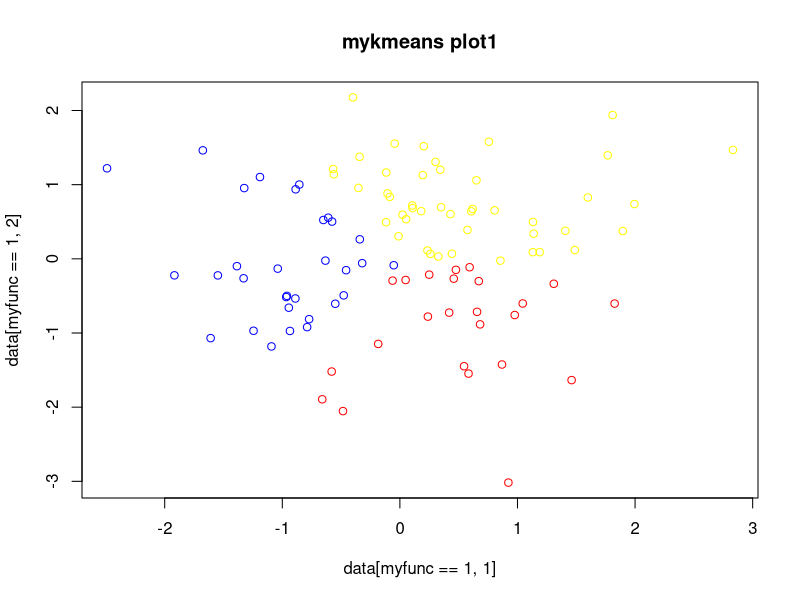
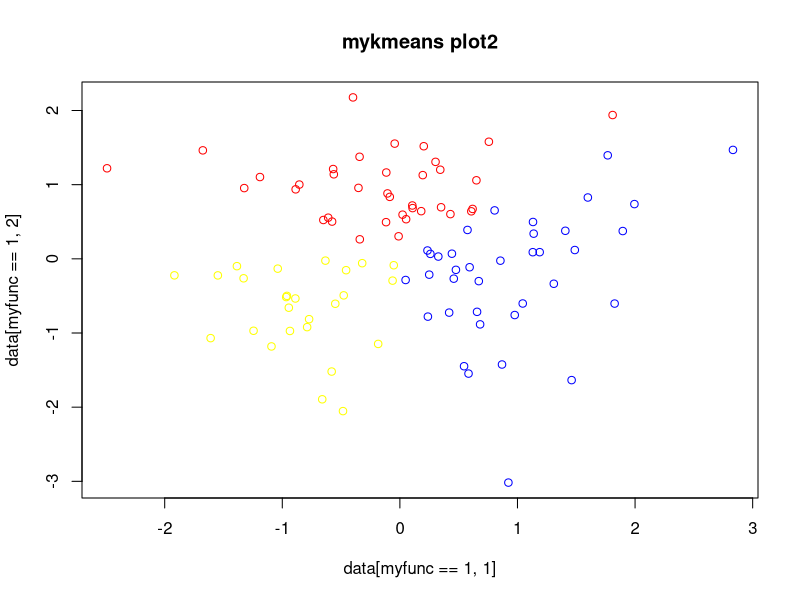

These charts were generated, in order, by the following R code:
## ---- chunk 1
mykmeans = function(x, k, iters){
  N = dim(x)[1]
  D = dim(x)[2]
  
  centres = matrix(NA, k, D)
  clusters = rep(NA, N) # each entry between 1 and K
  
  for (i in 1:N){
    clusters[i] = sample.int(k, 1)
  }
  
  for (iter in 1:iters){
    for (k in 1:k){
      for (d in 1:D){
        centres[k, d] = mean(x[clusters == k, d]) 
      }
    }
    distanceMatrix <- matrix(NA, nrow=N, ncol=k)
    for(i in 1:k) {
      distanceMatrix[,i] <- sqrt(rowSums(t(t(x)-centres[i,])^2))
    }
    clusters <- apply(distanceMatrix, 1, which.min)
    centres <- apply(x, 2, tapply, clusters, mean)
  }
  return(list(locations=centres, assignment=clusters))
}
## ---- chunk 2
data = data.frame(x = rnorm(100), y = rnorm(100))
set.seed(240)
res = mykmeans(data, 3, 1000)
myfunc = res$assignment
plot(data[myfunc == 1, 1], data[myfunc == 1, 2], col = "blue", 
     xlim = range(data[,1]), ylim = range(data[,2]),
     main = "mykmeans plot1")
points(data[myfunc == 2, 1], data[myfunc == 2, 2], col = "red")
points(data[myfunc == 3, 1], data[myfunc == 3, 2], col = "yellow")
## ---- chunk 3
set.seed(123)
res = mykmeans(data, 3, 1000)
myfunc = res$assignment
plot(data[myfunc == 1, 1], data[myfunc == 1, 2], col = "blue", 
     xlim = range(data[,1]), ylim = range(data[,2]),
     main = "mykmeans plot2")
points(data[myfunc == 2, 1], data[myfunc == 2, 2], col = "red")
points(data[myfunc == 3, 1], data[myfunc == 3, 2], col = "yellow")
